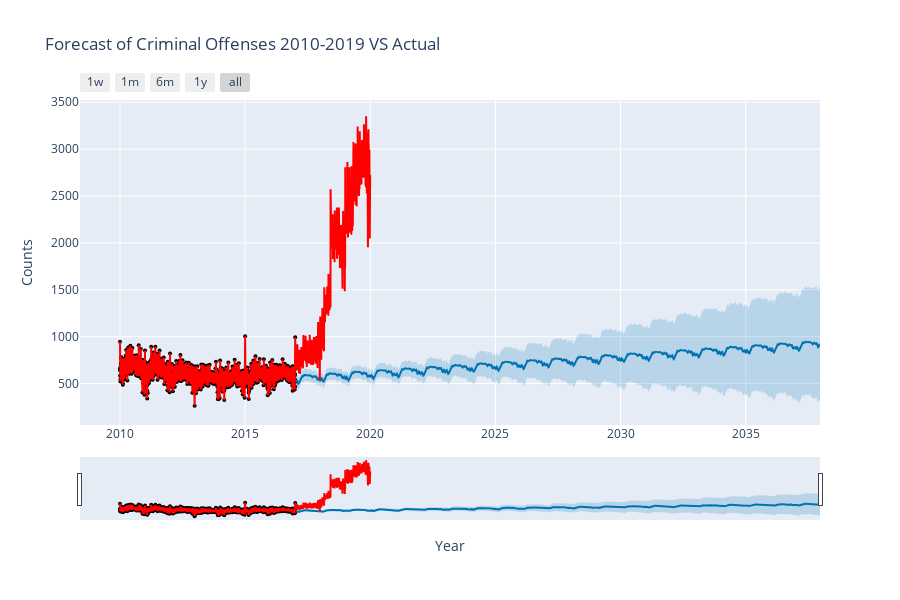

Notebook source saved alongside this figure:
### Code cell
# Plot Prophet results

from fbprophet.plot import plot_plotly

fig = plot_plotly(model, forecast) # returns a plotly Figure object
fig.add_trace(go.Scatter(x=daily_totals.index, y=daily_totals['Offense ID'], mode='lines', name="Offense Count", line={'color': 'red'}))
fig.update_layout(
    yaxis_title="Counts", 
    xaxis_title="Year",
    legend_title="Actual Vs Predicted", 
    title="Forecast of Criminal Offenses 2010-2019 VS Actual")
fig.show()

### Figure 1 — Plotly figure (JSON) as saved in the notebook; plotly's stock layout.template omitted (floating-point values rounded to 4 significant figures; data arrays with more than 128 entries replaced by an {"elided": "..."} marker saying what was removed)
{"data": [{"marker": {"color": "black", "size": 4}, "mode": "markers", "name": "Actual", "type": "scatter", "x": {"elided": "2558 str values"}, "y": {"elided": "2558 int values"}}, {"hoverinfo": "skip", "line": {"width": 0}, "mode": "lines", "type": "scatter", "x": {"elided": "1094 str values"}, "y": {"elided": "1094 float values"}}, {"fill": "tonexty", "fillcolor": "rgba(0, 114, 178, 0.2)", "line": {"color": "#0072B2", "width": 2}, "mode": "lines", "name": "Predicted", "type": "scatter", "x": {"elided": "1094 str values"}, "y": {"elided": "1094 float values"}}, {"fill": "tonexty", "fillcolor": "rgba(0, 114, 178, 0.2)", "hoverinfo": "skip", "line": {"width": 0}, "mode": "lines", "type": "scatter", "x": {"elided": "1094 str values"}, "y": {"elided": "1094 float values"}}, {"line": {"color": "red"}, "mode": "lines", "name": "Offense Count", "type": "scatter", "x": {"elided": "3652 str values"}, "y": {"elided": "3652 int values"}}], "layout": {"height": 600, "legend": {"title": {"text": "Actual Vs Predicted"}}, "showlegend": false, "title": {"text": "Forecast of Criminal Offenses 2010-2019 VS Actual"}, "width": 900, "xaxis": {"rangeselector": {"buttons": [{"count": 7, "label": "1w", "step": "day", "stepmode": "backward"}, {"count": 1, "label": "1m", "step": "month", "stepmode": "backward"}, {"count": 6, "label": "6m", "step": "month", "stepmode": "backward"}, {"count": 1, "label": "1y", "step": "year", "stepmode": "backward"}, {"step": "all"}]}, "rangeslider": {"visible": true}, "title": {"text": "Year"}, "type": "date"}, "yaxis": {"title": {"text": "Counts"}}}}
